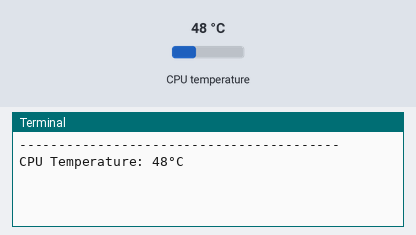
A program run on a simulated Raspberry Pi (BCM pin numbers). On the bench: the last lines printed to the terminal. The inputs (shaded band) are chosen by the test bench; at power-on: CPU temperature 48 °C.

Above: at 1.2 s.
1.3 s: CPU temperature set to 31 °C
At 2.8 s:
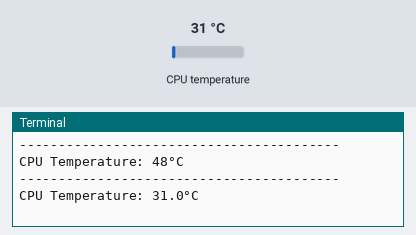
4.0 s: CPU temperature set to 44 °C
At 4.9 s:
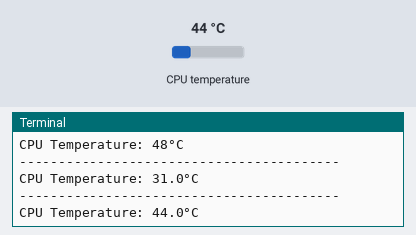
Timing chart, 0 to 7.0 s (numbered marks = the images above; inputs shaded):
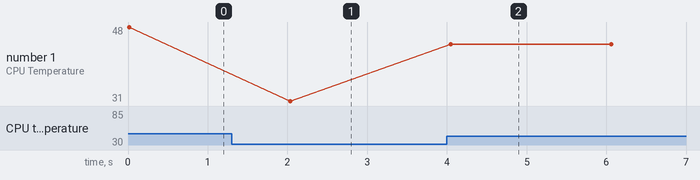

The program:

pi_cpu_temperature.py
```python
#!/usr/bin/env -S python3
from os import system
from os import name
from time import sleep
from gpiozero import CPUTemperature


while True:
    # Use 'cls' for Windows and 'clear' for Linux/Mac
    system("cls" if name == "nt" else "clear")
    temp = CPUTemperature()
    cpu_temp = round(temp.temperature, 1)

    print("-----------------------------------------")
    print(f"CPU Temperature: {cpu_temp}°C")

    sleep(2)
```

Measured:
- after the input at 1.3 s, the terminal: prints a new line after 0.73 s (image 1)
- after the input at 4.0 s, the terminal: prints a new line after 0.05 s (image 2)
- plotted number 1: 48 → 31 after the input at 1.3 s, 31 → 44 after the input at 4.0 s
